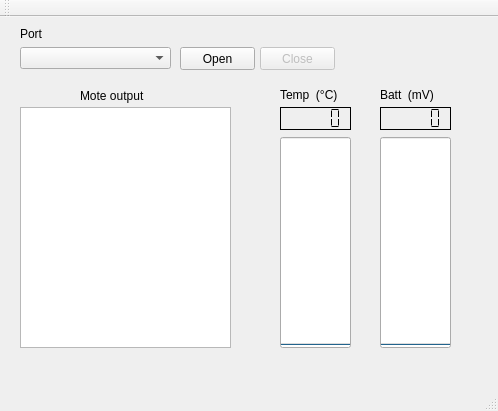
<?xml version="1.0" encoding="UTF-8"?>
<ui version="4.0">
 <class>MainWindow</class>
 <widget class="QMainWindow" name="MainWindow">
  <property name="geometry">
   <rect>
    <x>0</x>
    <y>0</y>
    <width>498</width>
    <height>411</height>
   </rect>
  </property>
  <property name="windowTitle">
   <string>MainWindow</string>
  </property>
  <widget class="QWidget" name="centralWidget">
   <widget class="QTextEdit" name="textEdit_Status">
    <property name="enabled">
     <bool>true</bool>
    </property>
    <property name="geometry">
     <rect>
      <x>20</x>
      <y>90</y>
      <width>211</width>
      <height>241</height>
     </rect>
    </property>
   </widget>
   <widget class="QComboBox" name="comboBox_Interface">
    <property name="geometry">
     <rect>
      <x>20</x>
      <y>30</y>
      <width>151</width>
      <height>22</height>
     </rect>
    </property>
   </widget>
   <widget class="QLabel" name="label">
    <property name="geometry">
     <rect>
      <x>20</x>
      <y>10</y>
      <width>46</width>
      <height>13</height>
     </rect>
    </property>
    <property name="text">
     <string>Port</string>
    </property>
   </widget>
   <widget class="QPushButton" name="pushButton_open">
    <property name="geometry">
     <rect>
      <x>180</x>
      <y>30</y>
      <width>75</width>
      <height>23</height>
     </rect>
    </property>
    <property name="text">
     <string>Open</string>
    </property>
   </widget>
   <widget class="QPushButton" name="pushButton_close">
    <property name="enabled">
     <bool>false</bool>
    </property>
    <property name="geometry">
     <rect>
      <x>260</x>
      <y>30</y>
      <width>75</width>
      <height>23</height>
     </rect>
    </property>
    <property name="text">
     <string>Close</string>
    </property>
   </widget>
   <widget class="QLCDNumber" name="lcdNumber_light">
    <property name="geometry">
     <rect>
      <x>280</x>
      <y>90</y>
      <width>71</width>
      <height>23</height>
     </rect>
    </property>
    <property name="frameShape">
     <enum>QFrame::Box</enum>
    </property>
    <property name="frameShadow">
     <enum>QFrame::Plain</enum>
    </property>
    <property name="segmentStyle">
     <enum>QLCDNumber::Flat</enum>
    </property>
   </widget>
   <widget class="QLabel" name="label_light">
    <property name="geometry">
     <rect>
      <x>280</x>
      <y>70</y>
      <width>91</width>
      <height>16</height>
     </rect>
    </property>
    <property name="text">
     <string>Temp  (°C)</string>
    </property>
   </widget>
   <widget class="QProgressBar" name="progressBar_light">
    <property name="geometry">
     <rect>
      <x>280</x>
      <y>120</y>
      <width>71</width>
      <height>211</height>
     </rect>
    </property>
    <property name="maximum">
     <number>40</number>
    </property>
    <property name="value">
     <number>0</number>
    </property>
    <property name="textVisible">
     <bool>false</bool>
    </property>
    <property name="orientation">
     <enum>Qt::Vertical</enum>
    </property>
    <property name="invertedAppearance">
     <bool>false</bool>
    </property>
   </widget>
   <widget class="QLabel" name="label_2">
    <property name="geometry">
     <rect>
      <x>80</x>
      <y>70</y>
      <width>101</width>
      <height>17</height>
     </rect>
    </property>
    <property name="text">
     <string>Mote output</string>
    </property>
   </widget>
   <widget class="QLCDNumber" name="lcdNumber_light_2">
    <property name="geometry">
     <rect>
      <x>380</x>
      <y>90</y>
      <width>71</width>
      <height>23</height>
     </rect>
    </property>
    <property name="frameShape">
     <enum>QFrame::Box</enum>
    </property>
    <property name="frameShadow">
     <enum>QFrame::Plain</enum>
    </property>
    <property name="segmentStyle">
     <enum>QLCDNumber::Flat</enum>
    </property>
   </widget>
   <widget class="QProgressBar" name="progressBar_light_2">
    <property name="geometry">
     <rect>
      <x>380</x>
      <y>120</y>
      <width>71</width>
      <height>211</height>
     </rect>
    </property>
    <property name="maximum">
     <number>40</number>
    </property>
    <property name="value">
     <number>0</number>
    </property>
    <property name="textVisible">
     <bool>false</bool>
    </property>
    <property name="orientation">
     <enum>Qt::Vertical</enum>
    </property>
    <property name="invertedAppearance">
     <bool>false</bool>
    </property>
   </widget>
   <widget class="QLabel" name="label_light_2">
    <property name="geometry">
     <rect>
      <x>380</x>
      <y>70</y>
      <width>81</width>
      <height>16</height>
     </rect>
    </property>
    <property name="text">
     <string>Batt  (mV)</string>
    </property>
   </widget>
  </widget>
  <widget class="QMenuBar" name="menuBar">
   <property name="geometry">
    <rect>
     <x>0</x>
     <y>0</y>
     <width>498</width>
     <height>22</height>
    </rect>
   </property>
  </widget>
  <widget class="QToolBar" name="mainToolBar">
   <attribute name="toolBarArea">
    <enum>TopToolBarArea</enum>
   </attribute>
   <attribute name="toolBarBreak">
    <bool>false</bool>
   </attribute>
  </widget>
  <widget class="QStatusBar" name="statusBar"/>
 </widget>
 <layoutdefault spacing="6" margin="11"/>
 <resources/>
 <connections/>
</ui>
